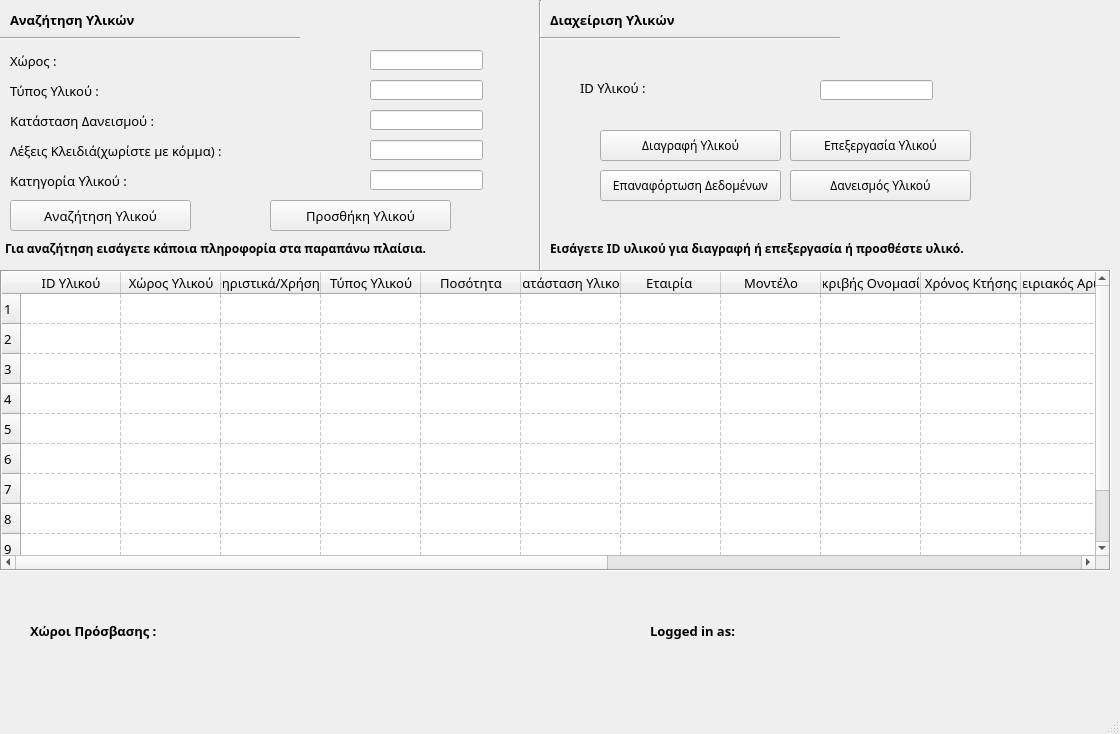
<?xml version="1.0" encoding="UTF-8"?>
<ui version="4.0">
 <class>Supervisor</class>
 <widget class="QMainWindow" name="Supervisor">
  <property name="geometry">
   <rect>
    <x>0</x>
    <y>0</y>
    <width>1120</width>
    <height>734</height>
   </rect>
  </property>
  <property name="minimumSize">
   <size>
    <width>1120</width>
    <height>734</height>
   </size>
  </property>
  <property name="maximumSize">
   <size>
    <width>1120</width>
    <height>734</height>
   </size>
  </property>
  <property name="font">
   <font>
    <family>Algerian</family>
   </font>
  </property>
  <property name="windowTitle">
   <string>Area Supervisor Access</string>
  </property>
  <property name="windowIcon">
   <iconset>
    <normaloff>../media/user.png</normaloff>../media/user.png</iconset>
  </property>
  <widget class="QWidget" name="centralwidget">
   <widget class="QLabel" name="logged_in_as_label">
    <property name="geometry">
     <rect>
      <x>650</x>
      <y>620</y>
      <width>121</width>
      <height>21</height>
     </rect>
    </property>
    <property name="font">
     <font>
      <family>Myriad Pro</family>
      <pointsize>10</pointsize>
      <weight>75</weight>
      <italic>false</italic>
      <bold>true</bold>
      <underline>false</underline>
      <strikeout>false</strikeout>
      <kerning>false</kerning>
     </font>
    </property>
    <property name="text">
     <string>Logged in as:</string>
    </property>
   </widget>
   <widget class="QLabel" name="User_name_Label">
    <property name="geometry">
     <rect>
      <x>800</x>
      <y>620</y>
      <width>251</width>
      <height>21</height>
     </rect>
    </property>
    <property name="font">
     <font>
      <family>Palatino Linotype</family>
      <pointsize>10</pointsize>
      <weight>50</weight>
      <bold>false</bold>
     </font>
    </property>
    <property name="text">
     <string/>
    </property>
    <property name="scaledContents">
     <bool>false</bool>
    </property>
    <property name="alignment">
     <set>Qt::AlignLeading|Qt::AlignLeft|Qt::AlignVCenter</set>
    </property>
    <property name="wordWrap">
     <bool>false</bool>
    </property>
   </widget>
   <widget class="QTableWidget" name="equipment_table">
    <property name="enabled">
     <bool>true</bool>
    </property>
    <property name="geometry">
     <rect>
      <x>0</x>
      <y>270</y>
      <width>1111</width>
      <height>301</height>
     </rect>
    </property>
    <property name="maximumSize">
     <size>
      <width>16777215</width>
      <height>16777215</height>
     </size>
    </property>
    <property name="font">
     <font>
      <family>Myriad Pro Light</family>
      <pointsize>10</pointsize>
      <weight>50</weight>
      <bold>false</bold>
      <strikeout>false</strikeout>
      <kerning>true</kerning>
     </font>
    </property>
    <property name="cursor" stdset="0">
     <cursorShape>ArrowCursor</cursorShape>
    </property>
    <property name="tabletTracking">
     <bool>false</bool>
    </property>
    <property name="focusPolicy">
     <enum>Qt::ClickFocus</enum>
    </property>
    <property name="contextMenuPolicy">
     <enum>Qt::DefaultContextMenu</enum>
    </property>
    <property name="autoFillBackground">
     <bool>false</bool>
    </property>
    <property name="frameShape">
     <enum>QFrame::Box</enum>
    </property>
    <property name="frameShadow">
     <enum>QFrame::Sunken</enum>
    </property>
    <property name="verticalScrollBarPolicy">
     <enum>Qt::ScrollBarAsNeeded</enum>
    </property>
    <property name="horizontalScrollBarPolicy">
     <enum>Qt::ScrollBarAsNeeded</enum>
    </property>
    <property name="sizeAdjustPolicy">
     <enum>QAbstractScrollArea::AdjustToContents</enum>
    </property>
    <property name="editTriggers">
     <set>QAbstractItemView::NoEditTriggers</set>
    </property>
    <property name="defaultDropAction">
     <enum>Qt::IgnoreAction</enum>
    </property>
    <property name="alternatingRowColors">
     <bool>false</bool>
    </property>
    <property name="selectionMode">
     <enum>QAbstractItemView::NoSelection</enum>
    </property>
    <property name="selectionBehavior">
     <enum>QAbstractItemView::SelectRows</enum>
    </property>
    <property name="showGrid">
     <bool>true</bool>
    </property>
    <property name="gridStyle">
     <enum>Qt::DashLine</enum>
    </property>
    <property name="sortingEnabled">
     <bool>false</bool>
    </property>
    <property name="wordWrap">
     <bool>false</bool>
    </property>
    <property name="rowCount">
     <number>10</number>
    </property>
    <property name="columnCount">
     <number>18</number>
    </property>
    <attribute name="horizontalHeaderCascadingSectionResizes">
     <bool>false</bool>
    </attribute>
    <attribute name="horizontalHeaderMinimumSectionSize">
     <number>39</number>
    </attribute>
    <attribute name="verticalHeaderStretchLastSection">
     <bool>false</bool>
    </attribute>
    <row/>
    <row/>
    <row/>
    <row/>
    <row/>
    <row/>
    <row/>
    <row/>
    <row/>
    <row/>
    <column>
     <property name="text">
      <string>ID Υλικού</string>
     </property>
    </column>
    <column>
     <property name="text">
      <string>Χώρος Υλικού</string>
     </property>
    </column>
    <column>
     <property name="text">
      <string>Χαρακτηριστικά/Χρήση Υλικού</string>
     </property>
    </column>
    <column>
     <property name="text">
      <string>Τύπος Υλικού</string>
     </property>
    </column>
    <column>
     <property name="text">
      <string>Ποσότητα</string>
     </property>
    </column>
    <column>
     <property name="text">
      <string>Κατάσταση Υλικού</string>
     </property>
    </column>
    <column>
     <property name="text">
      <string>Εταιρία </string>
     </property>
    </column>
    <column>
     <property name="text">
      <string>Μοντέλο</string>
     </property>
    </column>
    <column>
     <property name="text">
      <string>Ακριβής Ονομασία</string>
     </property>
    </column>
    <column>
     <property name="text">
      <string>Χρόνος Κτήσης</string>
     </property>
    </column>
    <column>
     <property name="text">
      <string>Σειριακός Αριθμός</string>
     </property>
    </column>
    <column>
     <property name="text">
      <string>Σκοπός Χρήσης</string>
     </property>
    </column>
    <column>
     <property name="text">
      <string>Βάρος</string>
     </property>
    </column>
    <column>
     <property name="text">
      <string>Διαθεσιμότητα</string>
     </property>
    </column>
    <column>
     <property name="text">
      <string>Δ.Μετακίνησης</string>
     </property>
    </column>
    <column>
     <property name="text">
      <string>Κατάσταση Δανεισμού</string>
     </property>
    </column>
    <column>
     <property name="text">
      <string>Κατηγορία</string>
     </property>
    </column>
    <column>
     <property name="text">
      <string>Υποκατηγορίες</string>
     </property>
    </column>
    <item row="0" column="0">
     <property name="text">
      <string notr="true"/>
     </property>
    </item>
   </widget>
   <widget class="QLabel" name="search_label">
    <property name="geometry">
     <rect>
      <x>10</x>
      <y>10</y>
      <width>211</width>
      <height>20</height>
     </rect>
    </property>
    <property name="font">
     <font>
      <pointsize>10</pointsize>
      <weight>75</weight>
      <bold>true</bold>
      <underline>false</underline>
     </font>
    </property>
    <property name="text">
     <string>Αναζήτηση Υλικών</string>
    </property>
   </widget>
   <widget class="Line" name="line_2">
    <property name="geometry">
     <rect>
      <x>0</x>
      <y>30</y>
      <width>300</width>
      <height>16</height>
     </rect>
    </property>
    <property name="orientation">
     <enum>Qt::Horizontal</enum>
    </property>
   </widget>
   <widget class="QLabel" name="label_search_xwrou">
    <property name="geometry">
     <rect>
      <x>10</x>
      <y>50</y>
      <width>300</width>
      <height>21</height>
     </rect>
    </property>
    <property name="font">
     <font>
      <family>Myriad Pro Light</family>
      <pointsize>10</pointsize>
      <weight>50</weight>
      <bold>false</bold>
     </font>
    </property>
    <property name="text">
     <string>Χώρος :</string>
    </property>
   </widget>
   <widget class="QLabel" name="label_search_yliko">
    <property name="geometry">
     <rect>
      <x>10</x>
      <y>80</y>
      <width>151</width>
      <height>21</height>
     </rect>
    </property>
    <property name="font">
     <font>
      <pointsize>10</pointsize>
     </font>
    </property>
    <property name="text">
     <string>Τύπος Υλικού :</string>
    </property>
   </widget>
   <widget class="QLabel" name="label_search_daneismos">
    <property name="geometry">
     <rect>
      <x>10</x>
      <y>110</y>
      <width>241</width>
      <height>21</height>
     </rect>
    </property>
    <property name="font">
     <font>
      <pointsize>10</pointsize>
     </font>
    </property>
    <property name="text">
     <string>Κατάσταση Δανεισμού :</string>
    </property>
   </widget>
   <widget class="QLabel" name="label_search_keywords">
    <property name="geometry">
     <rect>
      <x>10</x>
      <y>140</y>
      <width>301</width>
      <height>21</height>
     </rect>
    </property>
    <property name="font">
     <font>
      <pointsize>10</pointsize>
     </font>
    </property>
    <property name="text">
     <string>Λέξεις Κλειδιά(χωρίστε με κόμμα) :</string>
    </property>
   </widget>
   <widget class="QLabel" name="label_search_katigoria_ylikou">
    <property name="geometry">
     <rect>
      <x>10</x>
      <y>170</y>
      <width>171</width>
      <height>21</height>
     </rect>
    </property>
    <property name="font">
     <font>
      <pointsize>10</pointsize>
     </font>
    </property>
    <property name="text">
     <string>Κατηγορία Υλικού :</string>
    </property>
   </widget>
   <widget class="QLineEdit" name="search_xwrou_input">
    <property name="geometry">
     <rect>
      <x>370</x>
      <y>50</y>
      <width>113</width>
      <height>20</height>
     </rect>
    </property>
    <property name="font">
     <font>
      <family>Arial</family>
      <pointsize>8</pointsize>
      <weight>50</weight>
      <bold>false</bold>
     </font>
    </property>
    <property name="text">
     <string/>
    </property>
   </widget>
   <widget class="QLineEdit" name="search_ylikou_input">
    <property name="geometry">
     <rect>
      <x>370</x>
      <y>80</y>
      <width>113</width>
      <height>20</height>
     </rect>
    </property>
    <property name="font">
     <font>
      <family>Arial</family>
      <pointsize>8</pointsize>
      <weight>50</weight>
      <bold>false</bold>
     </font>
    </property>
    <property name="text">
     <string/>
    </property>
   </widget>
   <widget class="QLineEdit" name="search_daneismou_input">
    <property name="geometry">
     <rect>
      <x>370</x>
      <y>110</y>
      <width>113</width>
      <height>20</height>
     </rect>
    </property>
    <property name="font">
     <font>
      <family>Arial</family>
      <pointsize>8</pointsize>
      <weight>50</weight>
      <bold>false</bold>
     </font>
    </property>
   </widget>
   <widget class="QLineEdit" name="search_keywords_input">
    <property name="geometry">
     <rect>
      <x>370</x>
      <y>140</y>
      <width>113</width>
      <height>20</height>
     </rect>
    </property>
    <property name="font">
     <font>
      <family>Arial</family>
      <pointsize>8</pointsize>
      <weight>50</weight>
      <bold>false</bold>
     </font>
    </property>
    <property name="text">
     <string/>
    </property>
   </widget>
   <widget class="QLineEdit" name="search_katigoria_input">
    <property name="geometry">
     <rect>
      <x>370</x>
      <y>170</y>
      <width>113</width>
      <height>20</height>
     </rect>
    </property>
    <property name="font">
     <font>
      <family>Arial</family>
      <pointsize>8</pointsize>
      <weight>50</weight>
      <bold>false</bold>
     </font>
    </property>
   </widget>
   <widget class="QPushButton" name="equipment_search_button">
    <property name="geometry">
     <rect>
      <x>10</x>
      <y>200</y>
      <width>181</width>
      <height>31</height>
     </rect>
    </property>
    <property name="font">
     <font>
      <pointsize>10</pointsize>
     </font>
    </property>
    <property name="text">
     <string>Αναζήτηση Υλικού</string>
    </property>
   </widget>
   <widget class="QPushButton" name="add_equipment_button">
    <property name="geometry">
     <rect>
      <x>270</x>
      <y>200</y>
      <width>181</width>
      <height>31</height>
     </rect>
    </property>
    <property name="font">
     <font>
      <pointsize>10</pointsize>
     </font>
    </property>
    <property name="text">
     <string>Προσθήκη Υλικού</string>
    </property>
   </widget>
   <widget class="QLabel" name="search_access_ids_label">
    <property name="geometry">
     <rect>
      <x>30</x>
      <y>620</y>
      <width>281</width>
      <height>21</height>
     </rect>
    </property>
    <property name="font">
     <font>
      <family>Myriad Pro</family>
      <pointsize>10</pointsize>
      <weight>75</weight>
      <italic>false</italic>
      <bold>true</bold>
      <underline>false</underline>
      <strikeout>false</strikeout>
      <kerning>false</kerning>
     </font>
    </property>
    <property name="text">
     <string>Χώροι Πρόσβασης :</string>
    </property>
   </widget>
   <widget class="QLabel" name="access_ids_string_label">
    <property name="geometry">
     <rect>
      <x>320</x>
      <y>560</y>
      <width>141</width>
      <height>141</height>
     </rect>
    </property>
    <property name="font">
     <font>
      <family>Palatino Linotype</family>
      <pointsize>10</pointsize>
      <weight>50</weight>
      <bold>false</bold>
     </font>
    </property>
    <property name="text">
     <string/>
    </property>
    <property name="scaledContents">
     <bool>false</bool>
    </property>
    <property name="alignment">
     <set>Qt::AlignLeading|Qt::AlignLeft|Qt::AlignVCenter</set>
    </property>
    <property name="wordWrap">
     <bool>false</bool>
    </property>
   </widget>
   <widget class="Line" name="line_3">
    <property name="geometry">
     <rect>
      <x>530</x>
      <y>0</y>
      <width>20</width>
      <height>271</height>
     </rect>
    </property>
    <property name="orientation">
     <enum>Qt::Vertical</enum>
    </property>
   </widget>
   <widget class="QLabel" name="equipment_management_label">
    <property name="geometry">
     <rect>
      <x>550</x>
      <y>10</y>
      <width>211</width>
      <height>20</height>
     </rect>
    </property>
    <property name="font">
     <font>
      <pointsize>10</pointsize>
      <weight>75</weight>
      <bold>true</bold>
     </font>
    </property>
    <property name="text">
     <string>Διαχείριση Υλικών</string>
    </property>
   </widget>
   <widget class="Line" name="line_4">
    <property name="geometry">
     <rect>
      <x>540</x>
      <y>30</y>
      <width>300</width>
      <height>16</height>
     </rect>
    </property>
    <property name="orientation">
     <enum>Qt::Horizontal</enum>
    </property>
   </widget>
   <widget class="QLabel" name="id_ylikou_management_label">
    <property name="geometry">
     <rect>
      <x>580</x>
      <y>80</y>
      <width>91</width>
      <height>16</height>
     </rect>
    </property>
    <property name="font">
     <font>
      <pointsize>10</pointsize>
     </font>
    </property>
    <property name="text">
     <string>ID Υλικού :</string>
    </property>
   </widget>
   <widget class="QLineEdit" name="id_ylikou_management_input">
    <property name="geometry">
     <rect>
      <x>820</x>
      <y>80</y>
      <width>113</width>
      <height>20</height>
     </rect>
    </property>
    <property name="font">
     <font>
      <family>Arial</family>
      <pointsize>8</pointsize>
      <weight>50</weight>
      <bold>false</bold>
     </font>
    </property>
   </widget>
   <widget class="QPushButton" name="delete_button_ylikou">
    <property name="geometry">
     <rect>
      <x>600</x>
      <y>130</y>
      <width>181</width>
      <height>31</height>
     </rect>
    </property>
    <property name="text">
     <string>Διαγραφή Υλικού</string>
    </property>
   </widget>
   <widget class="QPushButton" name="edit_button_ylikou">
    <property name="geometry">
     <rect>
      <x>790</x>
      <y>130</y>
      <width>181</width>
      <height>31</height>
     </rect>
    </property>
    <property name="text">
     <string>Επεξεργασία Υλικού</string>
    </property>
   </widget>
   <widget class="QPushButton" name="load_equip_data_button">
    <property name="geometry">
     <rect>
      <x>600</x>
      <y>170</y>
      <width>181</width>
      <height>31</height>
     </rect>
    </property>
    <property name="text">
     <string>Επαναφόρτωση Δεδομένων</string>
    </property>
   </widget>
   <widget class="QPushButton" name="loan_equip_button">
    <property name="geometry">
     <rect>
      <x>790</x>
      <y>170</y>
      <width>181</width>
      <height>31</height>
     </rect>
    </property>
    <property name="text">
     <string>Δανεισμός Υλικού</string>
    </property>
   </widget>
   <widget class="QLabel" name="equipment_management_info_label">
    <property name="geometry">
     <rect>
      <x>550</x>
      <y>240</y>
      <width>531</width>
      <height>16</height>
     </rect>
    </property>
    <property name="font">
     <font>
      <pointsize>9</pointsize>
      <weight>75</weight>
      <bold>true</bold>
     </font>
    </property>
    <property name="text">
     <string>Εισάγετε ID υλικού για διαγραφή ή επεξεργασία ή προσθέστε υλικό. </string>
    </property>
   </widget>
   <widget class="QLabel" name="equip_search_info_label">
    <property name="geometry">
     <rect>
      <x>5</x>
      <y>240</y>
      <width>521</width>
      <height>16</height>
     </rect>
    </property>
    <property name="font">
     <font>
      <pointsize>9</pointsize>
      <weight>75</weight>
      <bold>true</bold>
     </font>
    </property>
    <property name="text">
     <string>Για αναζήτηση εισάγετε κάποια πληροφορία στα παραπάνω πλαίσια.</string>
    </property>
   </widget>
  </widget>
  <widget class="QMenuBar" name="menubar">
   <property name="geometry">
    <rect>
     <x>0</x>
     <y>0</y>
     <width>1120</width>
     <height>21</height>
    </rect>
   </property>
  </widget>
  <widget class="QStatusBar" name="statusbar"/>
 </widget>
 <resources/>
 <connections/>
</ui>
